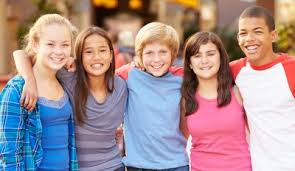
#> input picture images.jpg, 295 x 171 px, found by its file name
$ python face.py
#> lines starting #> are read from the running program, lines starting #| are printed output that depends on the picture; after the words box and inside, x2 and y2 are one past the last pixel; in counts of white or black regions, pixels touching at a corner belong together
# -*- coding: utf-8 -*-
"""
Created on Fri Jun 26 21:36:58 2020

@author: HP
"""
#pip install numpy
#pip install opencv-python
import cv2
import numpy as np
import matplotlib.pyplot as plt

img=plt.imread(r"C:\Users\HP\Desktop\Face recognisation\images.jpg")
#> img is the input picture: shape (171, 295, 3); mean R, G, B 166.5, 144, 147.1
plt.imshow(img)

img.shape #It is showing the shape of the image(No.of rows, No of columns,Depth of image)
#Each layer consist of (R,G,B i.e Red,Green,Blue (depth i.e..3))
gray=img.mean(axis=2)
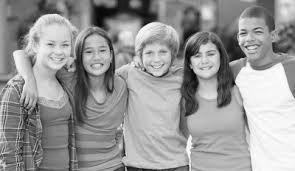
#> gray: shape (171, 295) float64; min 3.33, max 255, mean 152.5
plt.imshow(gray,cmap="gray")#Colour Map to represent the item

detector=cv2.CascadeClassifier(r"C:\Users\HP\Desktop\Face recognisation\haarcascade_frontalface_alt.xml")
faces=detector.detectMultiScale(img)
#> faces = [[79, 37, 35, 35], [141, 41, 32, 32], [188, 42, 33, 33], [230, 16, 41, 41], [37, 28, 42, 42]]
faces
faces.shape
faces[0]
x,y,w,h=faces[0]
#> x = 79; y = 37; w = 35; h = 35
x
y
w
h
img=cv2.rectangle(img,(x,y),(x+w,y+h),(255,255,255),2)
plt.imshow(img)

#PLOT RECTANGLE FOR ALL FACES

for face in faces:
    x,y,w,h=face
    img=cv2.rectangle(img,(x,y),(x+w,y+h),(255,255,255),2)
    plt.imshow(img)
#> this loop made 5 passes
#> pass 2, `img=cv2.rectangle(img,(x,y),(x+w,y+h),(255,255,255),2)`:
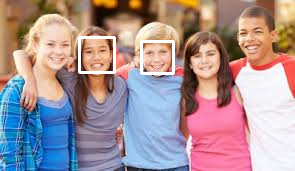
#> img: shape (171, 295, 3); mean R, G, B 167.9, 146.2, 149.6
#> pass 3, `img=cv2.rectangle(img,(x,y),(x+w,y+h),(255,255,255),2)`:
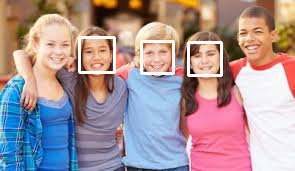
#> img: shape (171, 295, 3); 0.78% of pixels changed, all inside (x1, y1, x2, y2) = (187, 41, 223, 77)
#> after the loop:
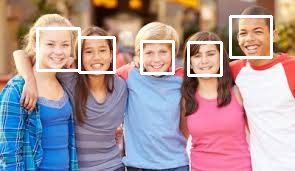
#> img: shape (171, 295, 3); 1.75% of pixels changed, all inside (x1, y1, x2, y2) = (36, 15, 273, 72)
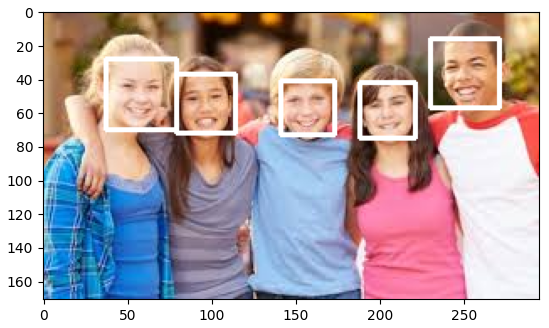
#> figure drawn by matplotlib, 1 panel
